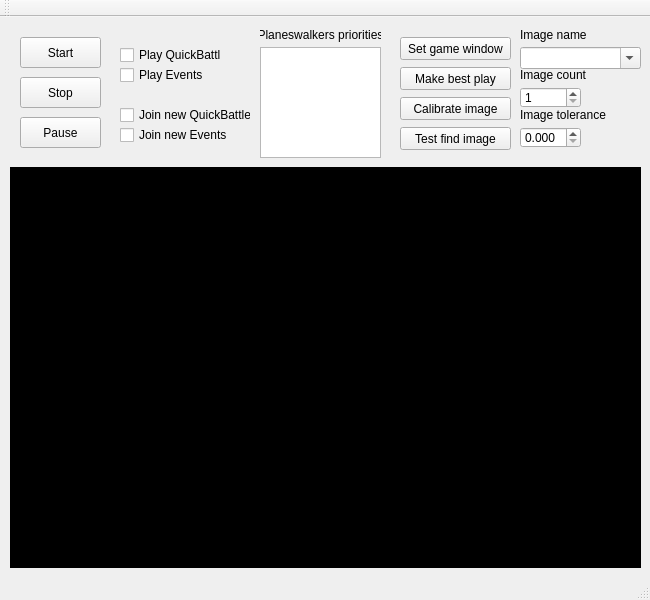
<?xml version="1.0" encoding="UTF-8"?>
<ui version="4.0">
 <class>BotMainWindow</class>
 <widget class="QMainWindow" name="BotMainWindow">
  <property name="geometry">
   <rect>
    <x>0</x>
    <y>0</y>
    <width>650</width>
    <height>600</height>
   </rect>
  </property>
  <property name="windowTitle">
   <string>MTGPQ Bot</string>
  </property>
  <widget class="QWidget" name="centralWidget">
   <widget class="QPushButton" name="startBot">
    <property name="geometry">
     <rect>
      <x>20</x>
      <y>20</y>
      <width>81</width>
      <height>31</height>
     </rect>
    </property>
    <property name="text">
     <string>Start</string>
    </property>
   </widget>
   <widget class="QPushButton" name="stopBot">
    <property name="geometry">
     <rect>
      <x>20</x>
      <y>60</y>
      <width>81</width>
      <height>31</height>
     </rect>
    </property>
    <property name="text">
     <string>Stop</string>
    </property>
   </widget>
   <widget class="QPlainTextEdit" name="log">
    <property name="geometry">
     <rect>
      <x>10</x>
      <y>150</y>
      <width>631</width>
      <height>401</height>
     </rect>
    </property>
    <property name="palette">
     <palette>
      <active>
       <colorrole role="WindowText">
        <brush brushstyle="SolidPattern">
         <color alpha="255">
          <red>255</red>
          <green>255</green>
          <blue>255</blue>
         </color>
        </brush>
       </colorrole>
       <colorrole role="Button">
        <brush brushstyle="SolidPattern">
         <color alpha="255">
          <red>0</red>
          <green>0</green>
          <blue>0</blue>
         </color>
        </brush>
       </colorrole>
       <colorrole role="Light">
        <brush brushstyle="SolidPattern">
         <color alpha="255">
          <red>0</red>
          <green>0</green>
          <blue>0</blue>
         </color>
        </brush>
       </colorrole>
       <colorrole role="Midlight">
        <brush brushstyle="SolidPattern">
         <color alpha="255">
          <red>0</red>
          <green>0</green>
          <blue>0</blue>
         </color>
        </brush>
       </colorrole>
       <colorrole role="Dark">
        <brush brushstyle="SolidPattern">
         <color alpha="255">
          <red>0</red>
          <green>0</green>
          <blue>0</blue>
         </color>
        </brush>
       </colorrole>
       <colorrole role="Mid">
        <brush brushstyle="SolidPattern">
         <color alpha="255">
          <red>0</red>
          <green>0</green>
          <blue>0</blue>
         </color>
        </brush>
       </colorrole>
       <colorrole role="Text">
        <brush brushstyle="SolidPattern">
         <color alpha="255">
          <red>255</red>
          <green>255</green>
          <blue>255</blue>
         </color>
        </brush>
       </colorrole>
       <colorrole role="BrightText">
        <brush brushstyle="SolidPattern">
         <color alpha="255">
          <red>255</red>
          <green>255</green>
          <blue>255</blue>
         </color>
        </brush>
       </colorrole>
       <colorrole role="ButtonText">
        <brush brushstyle="SolidPattern">
         <color alpha="255">
          <red>255</red>
          <green>255</green>
          <blue>255</blue>
         </color>
        </brush>
       </colorrole>
       <colorrole role="Base">
        <brush brushstyle="SolidPattern">
         <color alpha="255">
          <red>0</red>
          <green>0</green>
          <blue>0</blue>
         </color>
        </brush>
       </colorrole>
       <colorrole role="Window">
        <brush brushstyle="SolidPattern">
         <color alpha="255">
          <red>0</red>
          <green>0</green>
          <blue>0</blue>
         </color>
        </brush>
       </colorrole>
       <colorrole role="Shadow">
        <brush brushstyle="SolidPattern">
         <color alpha="255">
          <red>0</red>
          <green>0</green>
          <blue>0</blue>
         </color>
        </brush>
       </colorrole>
       <colorrole role="AlternateBase">
        <brush brushstyle="SolidPattern">
         <color alpha="255">
          <red>0</red>
          <green>0</green>
          <blue>0</blue>
         </color>
        </brush>
       </colorrole>
       <colorrole role="ToolTipBase">
        <brush brushstyle="SolidPattern">
         <color alpha="255">
          <red>255</red>
          <green>255</green>
          <blue>220</blue>
         </color>
        </brush>
       </colorrole>
       <colorrole role="ToolTipText">
        <brush brushstyle="SolidPattern">
         <color alpha="255">
          <red>0</red>
          <green>0</green>
          <blue>0</blue>
         </color>
        </brush>
       </colorrole>
      </active>
      <inactive>
       <colorrole role="WindowText">
        <brush brushstyle="SolidPattern">
         <color alpha="255">
          <red>255</red>
          <green>255</green>
          <blue>255</blue>
         </color>
        </brush>
       </colorrole>
       <colorrole role="Button">
        <brush brushstyle="SolidPattern">
         <color alpha="255">
          <red>0</red>
          <green>0</green>
          <blue>0</blue>
         </color>
        </brush>
       </colorrole>
       <colorrole role="Light">
        <brush brushstyle="SolidPattern">
         <color alpha="255">
          <red>0</red>
          <green>0</green>
          <blue>0</blue>
         </color>
        </brush>
       </colorrole>
       <colorrole role="Midlight">
        <brush brushstyle="SolidPattern">
         <color alpha="255">
          <red>0</red>
          <green>0</green>
          <blue>0</blue>
         </color>
        </brush>
       </colorrole>
       <colorrole role="Dark">
        <brush brushstyle="SolidPattern">
         <color alpha="255">
          <red>0</red>
          <green>0</green>
          <blue>0</blue>
         </color>
        </brush>
       </colorrole>
       <colorrole role="Mid">
        <brush brushstyle="SolidPattern">
         <color alpha="255">
          <red>0</red>
          <green>0</green>
          <blue>0</blue>
         </color>
        </brush>
       </colorrole>
       <colorrole role="Text">
        <brush brushstyle="SolidPattern">
         <color alpha="255">
          <red>255</red>
          <green>255</green>
          <blue>255</blue>
         </color>
        </brush>
       </colorrole>
       <colorrole role="BrightText">
        <brush brushstyle="SolidPattern">
         <color alpha="255">
          <red>255</red>
          <green>255</green>
          <blue>255</blue>
         </color>
        </brush>
       </colorrole>
       <colorrole role="ButtonText">
        <brush brushstyle="SolidPattern">
         <color alpha="255">
          <red>255</red>
          <green>255</green>
          <blue>255</blue>
         </color>
        </brush>
       </colorrole>
       <colorrole role="Base">
        <brush brushstyle="SolidPattern">
         <color alpha="255">
          <red>0</red>
          <green>0</green>
          <blue>0</blue>
         </color>
        </brush>
       </colorrole>
       <colorrole role="Window">
        <brush brushstyle="SolidPattern">
         <color alpha="255">
          <red>0</red>
          <green>0</green>
          <blue>0</blue>
         </color>
        </brush>
       </colorrole>
       <colorrole role="Shadow">
        <brush brushstyle="SolidPattern">
         <color alpha="255">
          <red>0</red>
          <green>0</green>
          <blue>0</blue>
         </color>
        </brush>
       </colorrole>
       <colorrole role="AlternateBase">
        <brush brushstyle="SolidPattern">
         <color alpha="255">
          <red>0</red>
          <green>0</green>
          <blue>0</blue>
         </color>
        </brush>
       </colorrole>
       <colorrole role="ToolTipBase">
        <brush brushstyle="SolidPattern">
         <color alpha="255">
          <red>255</red>
          <green>255</green>
          <blue>220</blue>
         </color>
        </brush>
       </colorrole>
       <colorrole role="ToolTipText">
        <brush brushstyle="SolidPattern">
         <color alpha="255">
          <red>0</red>
          <green>0</green>
          <blue>0</blue>
         </color>
        </brush>
       </colorrole>
      </inactive>
      <disabled>
       <colorrole role="WindowText">
        <brush brushstyle="SolidPattern">
         <color alpha="255">
          <red>0</red>
          <green>0</green>
          <blue>0</blue>
         </color>
        </brush>
       </colorrole>
       <colorrole role="Button">
        <brush brushstyle="SolidPattern">
         <color alpha="255">
          <red>0</red>
          <green>0</green>
          <blue>0</blue>
         </color>
        </brush>
       </colorrole>
       <colorrole role="Light">
        <brush brushstyle="SolidPattern">
         <color alpha="255">
          <red>0</red>
          <green>0</green>
          <blue>0</blue>
         </color>
        </brush>
       </colorrole>
       <colorrole role="Midlight">
        <brush brushstyle="SolidPattern">
         <color alpha="255">
          <red>0</red>
          <green>0</green>
          <blue>0</blue>
         </color>
        </brush>
       </colorrole>
       <colorrole role="Dark">
        <brush brushstyle="SolidPattern">
         <color alpha="255">
          <red>0</red>
          <green>0</green>
          <blue>0</blue>
         </color>
        </brush>
       </colorrole>
       <colorrole role="Mid">
        <brush brushstyle="SolidPattern">
         <color alpha="255">
          <red>0</red>
          <green>0</green>
          <blue>0</blue>
         </color>
        </brush>
       </colorrole>
       <colorrole role="Text">
        <brush brushstyle="SolidPattern">
         <color alpha="255">
          <red>0</red>
          <green>0</green>
          <blue>0</blue>
         </color>
        </brush>
       </colorrole>
       <colorrole role="BrightText">
        <brush brushstyle="SolidPattern">
         <color alpha="255">
          <red>255</red>
          <green>255</green>
          <blue>255</blue>
         </color>
        </brush>
       </colorrole>
       <colorrole role="ButtonText">
        <brush brushstyle="SolidPattern">
         <color alpha="255">
          <red>0</red>
          <green>0</green>
          <blue>0</blue>
         </color>
        </brush>
       </colorrole>
       <colorrole role="Base">
        <brush brushstyle="SolidPattern">
         <color alpha="255">
          <red>0</red>
          <green>0</green>
          <blue>0</blue>
         </color>
        </brush>
       </colorrole>
       <colorrole role="Window">
        <brush brushstyle="SolidPattern">
         <color alpha="255">
          <red>0</red>
          <green>0</green>
          <blue>0</blue>
         </color>
        </brush>
       </colorrole>
       <colorrole role="Shadow">
        <brush brushstyle="SolidPattern">
         <color alpha="255">
          <red>0</red>
          <green>0</green>
          <blue>0</blue>
         </color>
        </brush>
       </colorrole>
       <colorrole role="AlternateBase">
        <brush brushstyle="SolidPattern">
         <color alpha="255">
          <red>0</red>
          <green>0</green>
          <blue>0</blue>
         </color>
        </brush>
       </colorrole>
       <colorrole role="ToolTipBase">
        <brush brushstyle="SolidPattern">
         <color alpha="255">
          <red>255</red>
          <green>255</green>
          <blue>220</blue>
         </color>
        </brush>
       </colorrole>
       <colorrole role="ToolTipText">
        <brush brushstyle="SolidPattern">
         <color alpha="255">
          <red>0</red>
          <green>0</green>
          <blue>0</blue>
         </color>
        </brush>
       </colorrole>
      </disabled>
     </palette>
    </property>
    <property name="font">
     <font>
      <family>Courier New</family>
      <pointsize>10</pointsize>
     </font>
    </property>
    <property name="textInteractionFlags">
     <set>Qt::TextSelectableByKeyboard|Qt::TextSelectableByMouse</set>
    </property>
   </widget>
   <widget class="QCheckBox" name="play_qb">
    <property name="geometry">
     <rect>
      <x>120</x>
      <y>30</y>
      <width>101</width>
      <height>16</height>
     </rect>
    </property>
    <property name="text">
     <string>Play QuickBattles</string>
    </property>
   </widget>
   <widget class="QCheckBox" name="play_events">
    <property name="geometry">
     <rect>
      <x>120</x>
      <y>50</y>
      <width>101</width>
      <height>16</height>
     </rect>
    </property>
    <property name="text">
     <string>Play Events</string>
    </property>
   </widget>
   <widget class="QCheckBox" name="join_qb">
    <property name="geometry">
     <rect>
      <x>120</x>
      <y>90</y>
      <width>131</width>
      <height>16</height>
     </rect>
    </property>
    <property name="text">
     <string>Join new QuickBattles</string>
    </property>
   </widget>
   <widget class="QCheckBox" name="join_events">
    <property name="geometry">
     <rect>
      <x>120</x>
      <y>110</y>
      <width>131</width>
      <height>16</height>
     </rect>
    </property>
    <property name="text">
     <string>Join new Events</string>
    </property>
   </widget>
   <widget class="QListWidget" name="pw_prior_list">
    <property name="geometry">
     <rect>
      <x>260</x>
      <y>30</y>
      <width>121</width>
      <height>111</height>
     </rect>
    </property>
   </widget>
   <widget class="QLabel" name="pw_prior_label">
    <property name="geometry">
     <rect>
      <x>260</x>
      <y>10</y>
      <width>121</width>
      <height>16</height>
     </rect>
    </property>
    <property name="text">
     <string>Planeswalkers priorities</string>
    </property>
    <property name="alignment">
     <set>Qt::AlignCenter</set>
    </property>
   </widget>
   <widget class="QPushButton" name="pauseBot">
    <property name="geometry">
     <rect>
      <x>20</x>
      <y>100</y>
      <width>81</width>
      <height>31</height>
     </rect>
    </property>
    <property name="text">
     <string>Pause</string>
    </property>
   </widget>
   <widget class="QPushButton" name="setGameWindow">
    <property name="geometry">
     <rect>
      <x>400</x>
      <y>20</y>
      <width>111</width>
      <height>23</height>
     </rect>
    </property>
    <property name="text">
     <string>Set game window</string>
    </property>
   </widget>
   <widget class="QPushButton" name="makeBestPlay">
    <property name="geometry">
     <rect>
      <x>400</x>
      <y>50</y>
      <width>111</width>
      <height>23</height>
     </rect>
    </property>
    <property name="text">
     <string>Make best play</string>
    </property>
   </widget>
   <widget class="QPushButton" name="calibrateImage">
    <property name="geometry">
     <rect>
      <x>400</x>
      <y>80</y>
      <width>111</width>
      <height>23</height>
     </rect>
    </property>
    <property name="text">
     <string>Calibrate image</string>
    </property>
   </widget>
   <widget class="QPushButton" name="testFindImage">
    <property name="geometry">
     <rect>
      <x>400</x>
      <y>110</y>
      <width>111</width>
      <height>23</height>
     </rect>
    </property>
    <property name="text">
     <string>Test find image</string>
    </property>
   </widget>
   <widget class="QLabel" name="imgTolLabel">
    <property name="geometry">
     <rect>
      <x>520</x>
      <y>90</y>
      <width>111</width>
      <height>16</height>
     </rect>
    </property>
    <property name="text">
     <string>Image tolerance</string>
    </property>
   </widget>
   <widget class="QLabel" name="imgNameLabel">
    <property name="geometry">
     <rect>
      <x>520</x>
      <y>10</y>
      <width>111</width>
      <height>16</height>
     </rect>
    </property>
    <property name="text">
     <string>Image name</string>
    </property>
   </widget>
   <widget class="QDoubleSpinBox" name="imgTol">
    <property name="geometry">
     <rect>
      <x>520</x>
      <y>110</y>
      <width>61</width>
      <height>21</height>
     </rect>
    </property>
    <property name="decimals">
     <number>3</number>
    </property>
    <property name="minimum">
     <double>0.000000000000000</double>
    </property>
    <property name="maximum">
     <double>1.000000000000000</double>
    </property>
    <property name="singleStep">
     <double>0.001000000000000</double>
    </property>
    <property name="value">
     <double>0.000000000000000</double>
    </property>
   </widget>
   <widget class="QLabel" name="imgCountLabel">
    <property name="geometry">
     <rect>
      <x>520</x>
      <y>50</y>
      <width>111</width>
      <height>16</height>
     </rect>
    </property>
    <property name="text">
     <string>Image count</string>
    </property>
   </widget>
   <widget class="QSpinBox" name="imgCount">
    <property name="geometry">
     <rect>
      <x>520</x>
      <y>70</y>
      <width>61</width>
      <height>21</height>
     </rect>
    </property>
    <property name="minimum">
     <number>1</number>
    </property>
    <property name="maximum">
     <number>100</number>
    </property>
   </widget>
   <widget class="QComboBox" name="imgName">
    <property name="geometry">
     <rect>
      <x>520</x>
      <y>30</y>
      <width>121</width>
      <height>22</height>
     </rect>
    </property>
    <property name="editable">
     <bool>true</bool>
    </property>
   </widget>
  </widget>
  <widget class="QMenuBar" name="menuBar">
   <property name="geometry">
    <rect>
     <x>0</x>
     <y>0</y>
     <width>650</width>
     <height>21</height>
    </rect>
   </property>
  </widget>
  <widget class="QToolBar" name="mainToolBar">
   <attribute name="toolBarArea">
    <enum>TopToolBarArea</enum>
   </attribute>
   <attribute name="toolBarBreak">
    <bool>false</bool>
   </attribute>
  </widget>
  <widget class="QStatusBar" name="statusBar"/>
 </widget>
 <layoutdefault spacing="6" margin="11"/>
 <resources/>
 <connections/>
</ui>
